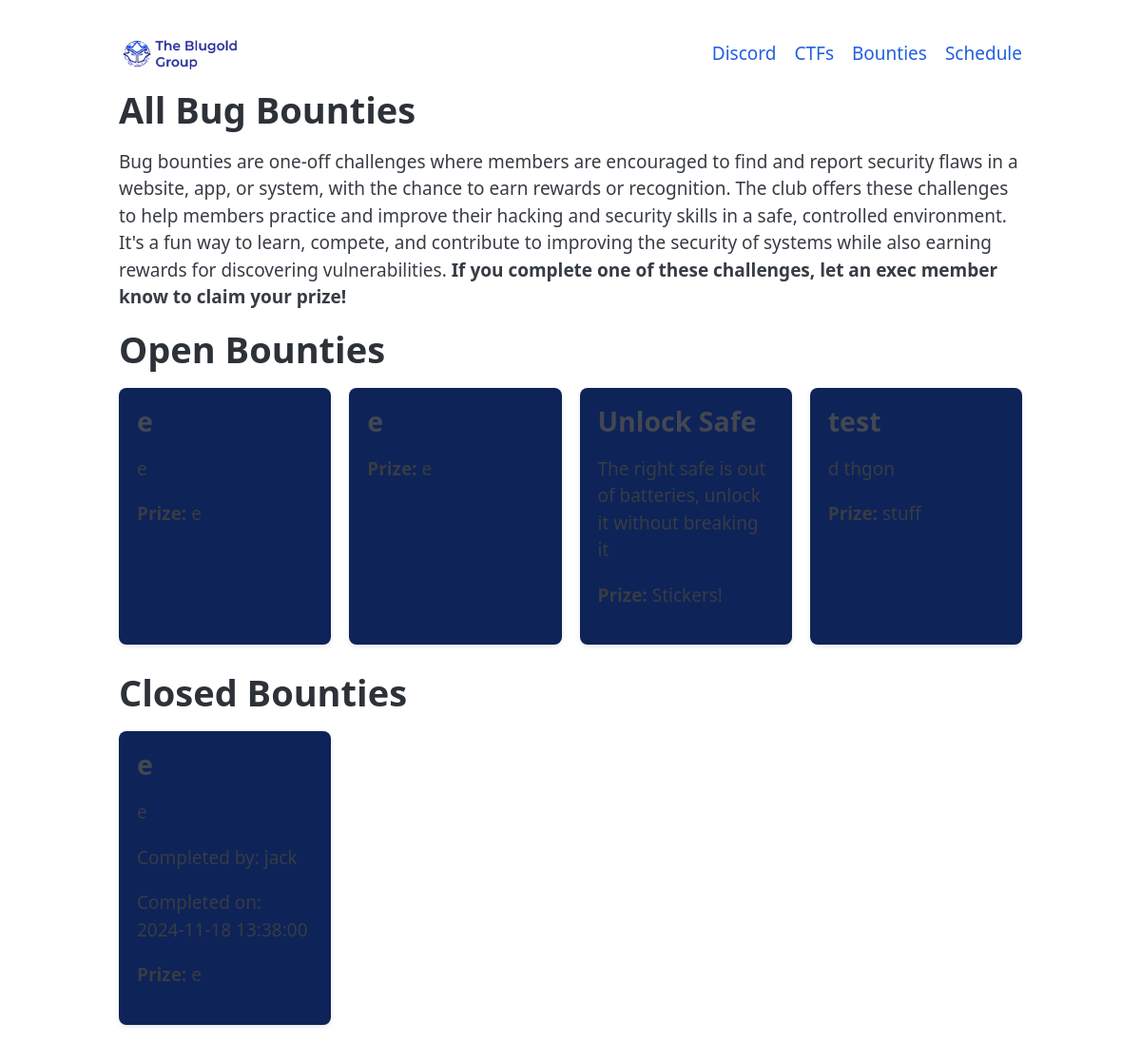
The app's page /bounty, older data.
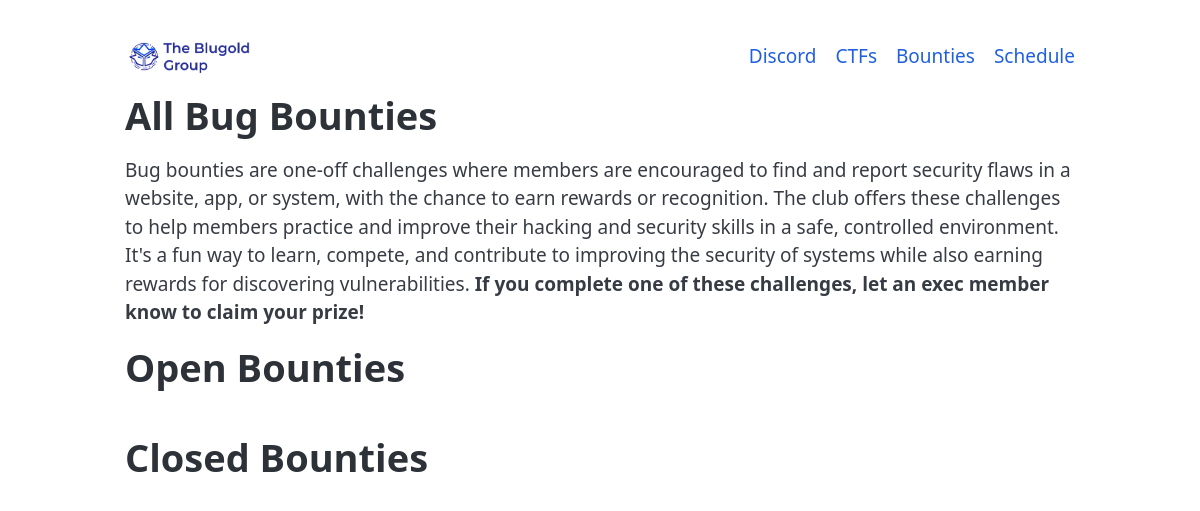
The same page, newer data.
### tables this page shows
CREATE TABLE bug_bounties (
            id INTEGER PRIMARY KEY AUTOINCREMENT,
            title TEXT NOT NULL,
            description TEXT,
            status TEXT CHECK(status IN ('open', 'closed')) NOT NULL,
            prize TEXT NOT NULL,
            completed_by TEXT,  -- Comma-separated list of users who completed the bounty
            completion_dates TEXT  -- Comma-separated list of timestamps
        );

### app.py (the view)
@app.route('/bounties')
@app.route('/bounty')
def bounties():
    bounties = query_db("SELECT * FROM bug_bounties ORDER BY status, id DESC")
    is_admin = False
    if current_user.is_authenticated:
        is_admin = current_user.is_admin
    return render_template('bounties.html', bounties=bounties, is_admin=is_admin)

### app.py (called while the page is built)
def query_db(query, args=(), one=False):
    with sqlite3.connect(DATABASE) as conn:
        conn.row_factory = sqlite3.Row
        cursor = conn.cursor()
        cursor.execute(query, args)
        rv = cursor.fetchall()
        conn.commit()
        return (rv[0] if rv else None) if one else rv

### templates/bounties.html (shortened to what this page needs)
<!DOCTYPE html>
<html lang="en">
<head>
    <link rel="stylesheet" href="/static/css/pico.blue.min.css">
    <link rel="stylesheet" href="/static/css/cards.css">
</head>
<body>
    <main class="container">
        <nav>
            <ul>
                <li><a href="/"><img style="height:15%;width:23%;" src="/static/images/logo_with_words.png" alt="Blugold Group Logo"></a></li>
            </ul>
            <ul>
                <li><a href="https://discord.gg/9JYZCTFz">Discord</a></li>
                <li><a href="/ctf">CTFs</a></li>
                <li><a href="/bounties">Bounties</a></li>
                <li><a href="/schedule">Schedule</a></li>
            </ul>
        </nav>
    <h1>All Bug Bounties</h1>
    <p>Bug bounties are one-off challenges where members are encouraged to find and report security flaws in a website, app, or system, with the chance to earn rewards or recognition. The club offers these challenges to help members practice and improve their hacking and security skills in a safe, controlled environment. It's a fun way to learn, compete, and contribute to improving the security of systems while also earning rewards for discovering vulnerabilities. <b>If you complete one of these challenges, let an exec member know to claim your prize!</b></p>
    <div class="container">
        <h1>Open Bounties</h1>
        <div class="card-container">
        {% for bounty in bounties %}
        {% if bounty.status == 'open' %}
            <div class="card">
                <h3>{{ bounty.title }} </h3>
                <p>{{ bounty.description }}</p>
                <footer><p><b>Prize: </b>{{ bounty.prize }}</p></footer>
            </div>
        {% endif %}
        {% endfor %}
        </div>
    </div>
    <br>
    <div class="container">
        <h1>Closed Bounties</h1>
        <div class="card-container">
        {% for bounty in bounties %}
        {% if bounty.status != 'open' %}
            <div class="card">
                <h3>{{ bounty.title }} </h3>
                <p>{{ bounty.description }}</p>
                <p>Completed by: {{ bounty.completed_by }}</p>
                <p>Completed on: {{ bounty.completion_dates }}</p>
                <footer><p><b>Prize: </b>{{ bounty.prize }}</p></footer>
            </div>
        {% endif %}
        {% endfor %}
        </div>
    </div>
    </main>
</body>
</html>

Row changes from the older to the newer data that the page shows:
removed bug_bounties: title "e", description "e", prize "e", shown under "Open Bounties"
removed bug_bounties: title "e", prize "e", shown under "Open Bounties"
removed bug_bounties: title "Unlock Safe", description "The right safe is out of batteries, unlock it without breaking it", prize "Stickers!", shown under "Open Bounties"
removed bug_bounties: title "test", description "d thgon", prize "stuff", shown under "Open Bounties"
removed bug_bounties: title "e", description "e", completed_by "jack", completion_dates "2024-11-18 13:38:00", prize "e", shown under "Closed Bounties"
